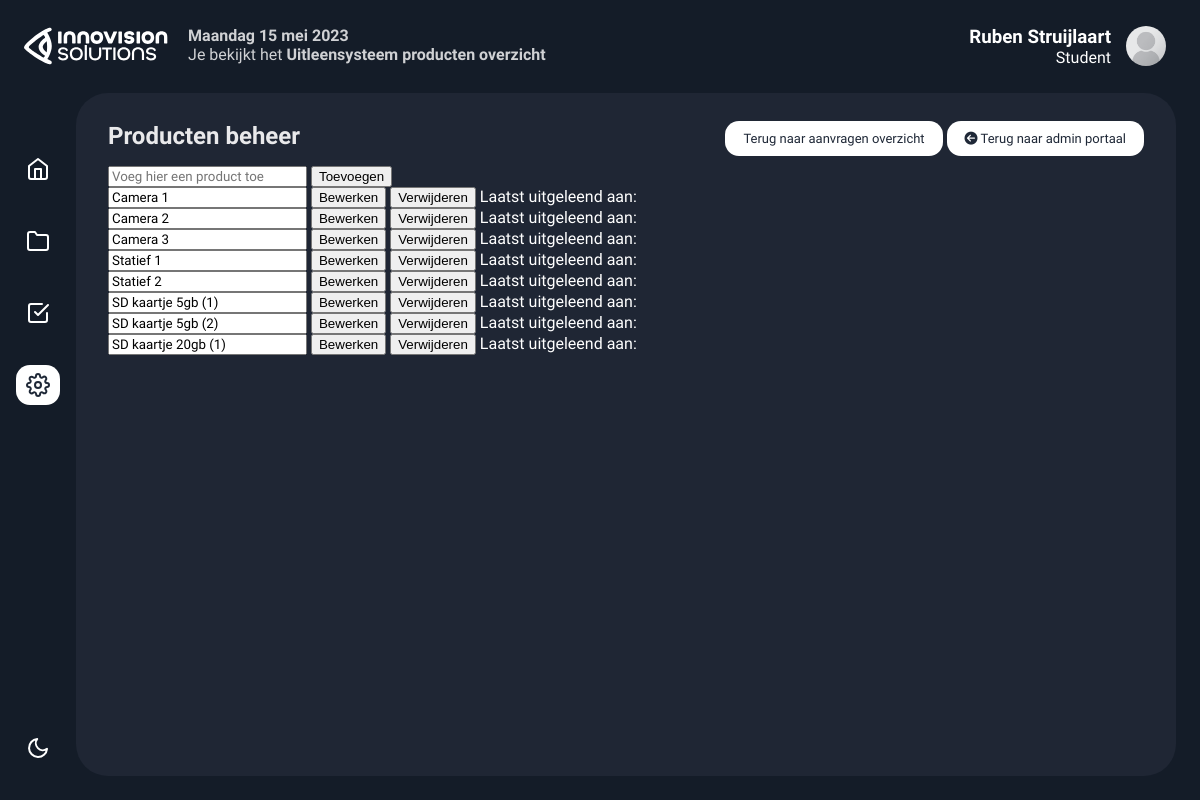
The page /uitleen_admin_producten.php (signed in) on the database its author committed.
### tables this page shows
CREATE TABLE IF NOT EXISTS `users` (
  `id` int NOT NULL AUTO_INCREMENT,
  `username` varchar(50) NOT NULL,
  `naam` varchar(200) NOT NULL DEFAULT 'Naam Achternaam',
  `email` varchar(200) NOT NULL DEFAULT 'naam@email.com',
  `accounttype` varchar(15) NOT NULL DEFAULT 'Gedeactiveerd',
  `password` varchar(255) NOT NULL,
  PRIMARY KEY (`id`)
);

CREATE TABLE IF NOT EXISTS `producten` (
  `product_id` smallint NOT NULL AUTO_INCREMENT,
  `product_naam` varchar(50) NOT NULL,
  PRIMARY KEY (`product_id`)
);

### config/db_config.php (called while the page is built, shortened)
<?php
$months = [
  'January' => 'januari',
  'February' => 'februari',
  'March' => 'maart',
  'April' => 'april',
  'May' => 'mei',
  'June' => 'juni',
  'July' => 'juli',
  'August' => 'augustus',
  'September' => 'september',
  'October' => 'oktober',
  'November' => 'november',
  'December' => 'december'
];
$weekdays = [
  'Monday' => 'Maandag',
  'Tuesday' => 'Dinsdag',
  'Wednesday' => 'Woensdag',
  'Thursday' => 'Donderdag',
  'Friday' => 'Vrijdag',
  'Saturday' => 'Zaterdag',
  'Sunday' => 'Zondag'
];
$datetime = date('l j F Y');
$datetime = str_replace(array_keys($months),   array_values($months),   $datetime);
$datetime = str_replace(array_keys($weekdays), array_values($weekdays), $datetime);
?>

### model/Database.php (called while the page is built, shortened)
<?php
class Database
{
    function connect () {
        static $conn;
        if ($conn===NULL){
            $servername = "localhost";
            $username = "root";
            $password = "";
            $db = "ivsuitleensysteem";
            $conn = new mysqli($servername, $username, $password, $db);
        }
        return $conn;
    }
}

### model/UitleenProduct.php (called while the page is built, shortened)
<?php
require_once("model/Database.php");
class UitleenProduct {
    private function connect()
    {
        $this->connection = new Database();
        $this->connection = $this->connection->connect();
        return $this->connection;
    }
	public function getAllProducts()
    {
        try {
            $sql = "SELECT * FROM `producten`";
            $rows = mysqli_query($this->connect(), $sql);
        }  catch (Exception $e){
            echo $e->getMessage();
            die;
        }
        return $rows;
	}
}
?>

### uitleen_admin_producten.php (the view, shortened to what this page needs)
<?php require_once("config/db_config.php");
require_once("model/UitleenProduct.php");
require_once("model/User.php");
?>
<!DOCTYPE html>
<html lang="en">
<head>
  <link rel="stylesheet" href="https://cdnjs.cloudflare.com/ajax/libs/normalize/5.0.0/normalize.min.css">
  <link rel="stylesheet" href="style.css">
</head>
<body>
<div class="app-container">
  <div class="app-header">
    <div class="app-header-left">
<div class="item-status" style="margin-top:-5px;">
    <span class="status-type2"> <?php
      echo " <b>" . $datetime . "</b>";?><br>
      Je bekijkt het <b>Uitleensysteem producten overzicht</b></span>
  </div>
  </div>
      <div class="app-header-right">
          <?php
          $persoonlijkepagina = $_SESSION['name'];
          $query = "SELECT * FROM `users` WHERE `username` = '".$persoonlijkepagina."'";
          $rows = mysqli_query($conn, $query);
          while($row = mysqli_fetch_assoc($rows))
          {
              echo'<div class="dropdown" style="float:right;">';
              echo'<div class="headeraccounts">';
              echo'<img src="img/avatar.png" alt="Avatar" class="avatar">';
              echo'<h3> ' , $row["naam"] , '</h3>';
              echo'<p>' , $row["accounttype"] , '</p>';
              echo'</div>';
              echo'<div class="dropdown-content">';
              echo'</div></div>';
          }
          ?>
      </div>
</div>
<div class="app-content">
  <div class="app-sidebar">
  <a href="index.php" class="app-sidebar-link">
    <svg xmlns="http://www.w3.org/2000/svg" width="24" height="24" viewBox="0 0 24 24" fill="none" stroke="currentColor" stroke-width="2" stroke-linecap="round" stroke-linejoin="round" class="feather feather-home">
      <path d="M3 9l9-7 9 7v11a2 2 0 0 1-2 2H5a2 2 0 0 1-2-2z" />
      <polyline points="9 22 9 12 15 12 15 22" />
    </svg>
  </a>
  <a href="projects.php" class="app-sidebar-link">
    <svg xmlns="http://www.w3.org/2000/svg" width="24" height="24" viewBox="0 0 24 24" fill="none" stroke="currentColor" stroke-width="2" stroke-linecap="round" stroke-linejoin="round" class="feather feather-folder">
      <path d="M22 19a2 2 0 0 1-2 2H4a2 2 0 0 1-2-2V5a2 2 0 0 1 2-2h5l2 3h9a2 2 0 0 1 2 2z"></path>
    </svg>
  </a>
  <a href="tickets.php" class="app-sidebar-link">
  </a>
  <a href="admin.php" class="app-sidebar-link active">
  </a>
  <a class="mode-switch" title="Switch Theme">
        <svg class="moon" fill="none" stroke="currentColor" stroke-linecap="round" stroke-linejoin="round" stroke-width="2" width="24" height="24" viewBox="0 0 24 24">
          <defs></defs>
          <path d="M21 12.79A9 9 0 1111.21 3 7 7 0 0021 12.79z"></path>
        </svg>
  </a>
</div>
    <div class="projects-section">
        <div class="projects-section-header">
            <p>Producten beheer</p>
            <div class="newprojectbutton">
                <a href="uitleen_admin_aanvragen_overzicht.php"><button> Terug naar aanvragen overzicht</button></a>
                <a href="admin.php"><button><i class="fas fa-arrow-circle-left"></i> Terug naar admin portaal</button></a>
            </div>
        </div>
        <form action="uitleen_admin_producten.php" method="post">
            <div>
                <input type="text" class="uitleenproducttextinput" name="naam" placeholder="Voeg hier een product toe" required>
                <input type="submit" class="uitleenproductbeheerbutton" name="action" value="Toevoegen">
            </div>
        </form>
        <div class="producten">
            <?php $producten = new UitleenProduct();
            foreach ($producten->getAllProducts() as $product){ ?>
            <div class="product">
                <form action="uitleen_admin_producten.php" method="post">
                        <input type="text" class="uitleenproducttextinput" name="naam" value="<?php echo htmlspecialchars($product['product_naam']); ?>" required>
                        <input type="submit" class="uitleenproductbeheerbutton" name="action" value="Bewerken">
                        <input type="submit" class="uitleenproductbeheerbutton" name="action" value="Verwijderen" onclick="return confirm('Weet je zeker dat je dit product wil verwijderen?');">
                        <p style="display:inline" class="laatstuitgeleendaanopmaak">Laatst uitgeleend aan:</p>
                </form>
            </div>
            <?php } ?>
        </div>
    </div>
</div>
</body>
</html>

### style.css (style rules this page uses)
* { box-sizing: border-box; }
:root { --app-container: #141c28; --main-color: #fff; --secondary-color: rgba(255, 255, 255, 0.8); --projects-section: #1f2634; --admin-box-border: rgba(255, 255, 255, 0.1); --link-color: rgb(255, 255, 255); --link-color-hover: #ffffffb2; --link-color-active: #1f2837; --link-color-active-bg: rgb(255, 255, 255); --button-bg: #1f2634; --search-area-bg: #fff; --message-box-hover: #243244; --message-box-border: rgba(255, 255, 255, 0.1); --star: #ffd92c; --light-font: rgba(255, 255, 255, 0.8); --more-list-bg: #2f3142; --more-list-bg-hover: rgba(195, 207, 244, 0.1); --more-list-shadow: rgba(195, 207, 244, 0.1); --message-btn: rgba(195, 207, 244, 0.1); --logo-color: #fff; --tekst-in-button: #1f2837; --modaltekst: #ffffff9d; --select-border: #393939; --select-focus: #101484; --select-arrow: var(--select-border); }
html, body { width: 100%; height: 100vh; margin: 0; }
body { font-family: "Sen", sans-serif; overflow: hidden; display: flex; justify-content: center; background-color: var(--app-container); }
button, a { cursor: pointer; font-family: "Sen", sans-serif; }
.app-container { width: 100%; display: flex; flex-direction: column; height: 100%; background-color: var(--app-container); transition: 0.2s; max-width: 1800px; }
.app-content { display: flex; height: 100%; overflow: hidden; padding: 16px 24px 24px 0; }
.app-header { display: flex; justify-content: space-between; align-items: center; width: 100%; padding: 16px 24px; position: relative; padding-bottom: 0px; }
.app-header-left, .app-header-right { display: flex; align-items: center; }
.app-header-left { flex-grow: 1; }
svg.logo { height: 40px; width: auto; margin-right: 20px; }
.mode-switch { background-color: transparent; border: none; padding: 0; color: var(--main-color); display: flex; justify-content: center; align-items: center; position: absolute; bottom: 40px; }
.app-sidebar { padding: 40px 16px; display: flex; flex-direction: column; align-items: center; }
.app-sidebar-link { color: var(--main-color); margin: 16px 0; transition: 0.2s; border-radius: 14px; flex-shrink: 0; width: 44px; height: 40px; display: flex; justify-content: center; align-items: center; }
.app-sidebar-link.active { background-color: var(--link-color-active-bg); color: var(--link-color-active); }
.projects-section { flex: 2; background-color: var(--projects-section); border-radius: 32px; padding: 32px 32px 0 32px; overflow: hidden; height: 100%; display: flex; flex-direction: column; }
.projects-section-header { display: flex; justify-content: space-between; align-items: center; margin-bottom: 10px; margin-top: -4px; color: var(--main-color); }
.projects-section-header p { font-size: 24px; line-height: 32px; font-weight: 700; opacity: 0.9; margin: 0; margin-top: -5px; color: var(--main-color); }
.item-status { display: flex; flex-direction: row; }
.status-type2 { position: relative; margin-top: 2px; padding-right: 24px; color: var(--secondary-color); }
.newprojectbutton button { outline: none; padding: 8px 16px; border-radius: 14px; font-size: small; font-weight: 400; background-color: var(--logo-color); color: var(--tekst-in-button); cursor: pointer; border: 2px solid transparent; transition: all 0.4s ease; font-family: "Sen", sans-serif; }
input[type="text"] { color: var(--main-color); font-family: "Sen", sans-serif; }
.avatar { vertical-align: middle; width: 40px; height: 40px; border-radius: 50%; }
.headeraccounts { overflow: hidden; min-width: 300px; }
.headeraccounts img { margin-left: 15px; float: right; }
.headeraccounts h3, .headeraccounts p { margin-right: 15px; display: block; margin: 0 0 0 0; text-align: right; color: var(--main-color); }
.dropdown { position: relative; display: inline-block; padding: 10px; }
.uitleenproducttextinput { color: black !important; }
.laatstuitgeleendaanopmaak { color: white; }

### rows shown on the page
users: naam "Ruben Struijlaart", accounttype "Student"
producten: naam "Camera 1"
producten: naam "Camera 2"
producten: naam "Camera 3"
producten: naam "Statief 1"
producten: naam "Statief 2"
producten: naam "SD kaartje 5gb (1)"
producten: naam "SD kaartje 5gb (2)"
producten: naam "SD kaartje 20gb (1)"

### other values the page prints
$datetime "Maandag 15 mei 2023"
